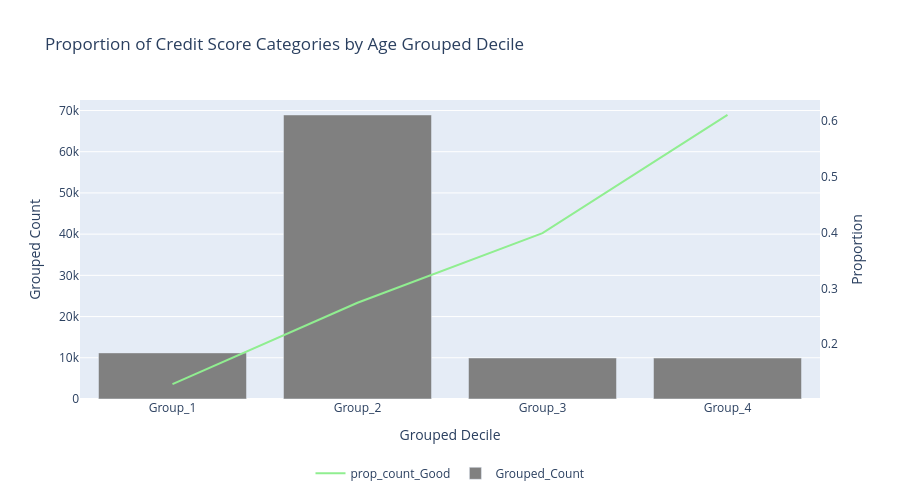

Notebook source saved alongside this figure:
### Code cell
chart_types = {
    "prop_count_Good": "line",   
    "Grouped_Count": "bar"    
}

fig = plot_interactive_chart(
    df=grouped_summary,  
    y_columns=["prop_count_Good", "Grouped_Count"],  
    x_column="Grouped_Decile",  
    chart_types=chart_types, 
    title="Proportion of Credit Score Categories by Age Grouped Decile",
    x_title="Grouped Decile",
    y_title="Grouped Count",  
    y2_title="Proportion",   
    secondary_y=["prop_count_Good"],  
    width=900,
    height=500,
    custom_colors={"prop_count_Good": "lightgreen", "Grouped_Count": "gray"}  
)

fig.show()

### Figure 1 — Plotly figure (JSON) as saved in the notebook; plotly's stock layout.template omitted (floating-point values rounded to 4 significant figures)
{"data": [{"line": {"color": "lightgreen"}, "mode": "lines", "name": "prop_count_Good", "type": "scatter", "x": ["Group_1", "Group_2", "Group_3", "Group_4"], "y": [0.1283, 0.2742, 0.3992, 0.6113], "yaxis": "y2"}, {"marker": {"color": "gray"}, "name": "Grouped_Count", "type": "bar", "x": ["Group_1", "Group_2", "Group_3", "Group_4"], "y": [11188, 68917, 9955, 9940], "yaxis": "y"}], "layout": {"height": 500, "legend": {"orientation": "h", "x": 0.5, "xanchor": "center", "y": -0.2, "yanchor": "top"}, "title": {"text": "Proportion of Credit Score Categories by Age Grouped Decile"}, "width": 900, "xaxis": {"title": {"text": "Grouped Decile"}}, "yaxis": {"title": {"text": "Grouped Count"}}, "yaxis2": {"overlaying": "y", "showgrid": false, "side": "right", "title": {"text": "Proportion"}}}}
